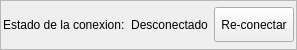
        <widget class="QFrame" name="header">
         <property name="minimumSize">
          <size>
           <width>0</width>
           <height>40</height>
          </size>
         </property>
         <property name="maximumSize">
          <size>
           <width>16777215</width>
           <height>50</height>
          </size>
         </property>
         <property name="frameShape">
          <enum>QFrame::StyledPanel</enum>
         </property>
         <property name="frameShadow">
          <enum>QFrame::Raised</enum>
         </property>
         <layout class="QHBoxLayout" name="horizontalLayout_3">
          <property name="leftMargin">
           <number>2</number>
          </property>
          <property name="topMargin">
           <number>2</number>
          </property>
          <property name="rightMargin">
           <number>2</number>
          </property>
          <property name="bottomMargin">
           <number>2</number>
          </property>
          <item>
           <widget class="QLabel" name="label_2">
            <property name="text">
             <string>Estado de la conexion:</string>
            </property>
            <property name="margin">
             <number>0</number>
            </property>
           </widget>
          </item>
          <item>
           <widget class="QLabel" name="lb_conexion">
            <property name="text">
             <string>Desconectado</string>
            </property>
            <property name="alignment">
             <set>Qt::AlignCenter</set>
            </property>
           </widget>
          </item>
          <item>
           <widget class="QPushButton" name="btn_reconectar">
            <property name="minimumSize">
             <size>
              <width>0</width>
              <height>35</height>
             </size>
            </property>
            <property name="text">
             <string>Re-conectar</string>
            </property>
           </widget>
          </item>
         </layout>
        </widget>
